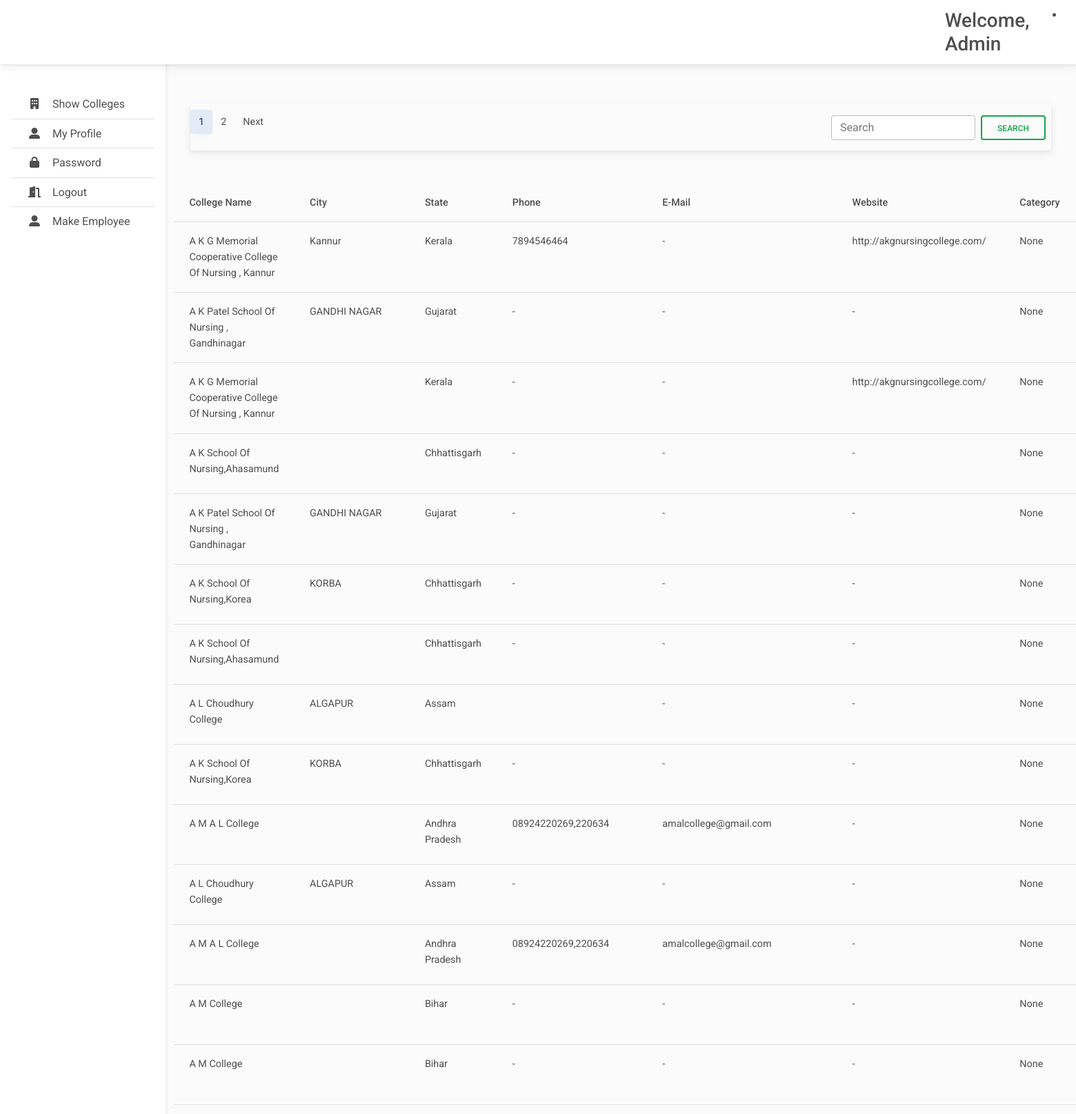
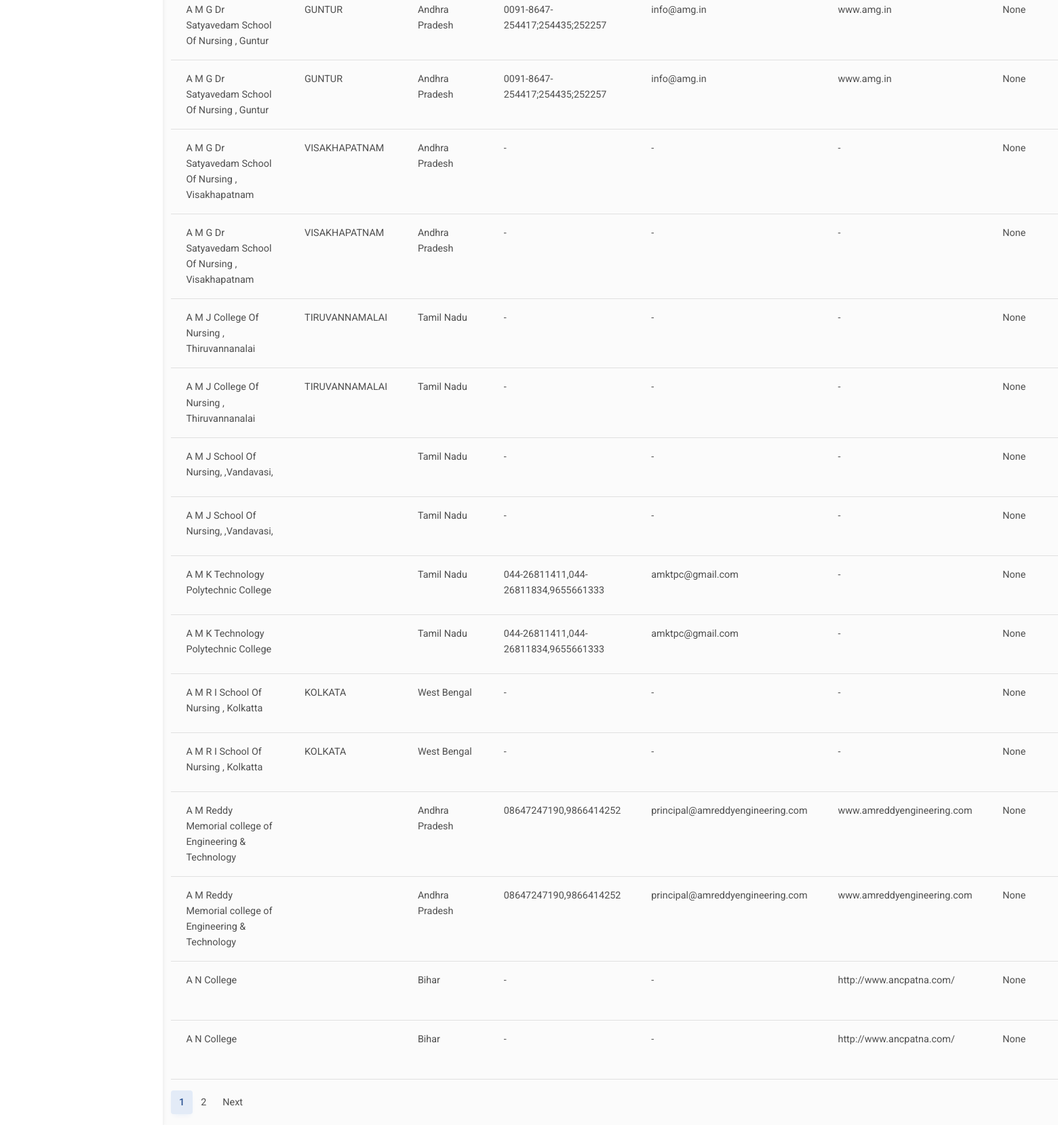
Screenshot of /showcolleges (signed in) with the database file from the repository (2 pictures, top to bottom).
### user/models.py (models this page shows, shortened)
class Employee(AbstractUser) :
    name = models.CharField(max_length=32 ,null = True)
    state = models.CharField(max_length=1000,null=True)
    mobile = models.CharField(max_length=32 ,null = True)
    fathername = models.CharField(max_length=32 ,null = True)
    gender = models.CharField(max_length=32 ,null = True)
    aadhar = models.CharField(max_length=32 ,null = True)
    imageurl = models.CharField(max_length=100,null = True)

class College(models.Model):
    CATEGORY_CHOICES = (
        ('IIT', 'IIT'),
        ('NIT', 'NIT'),
        ('Other', 'Other')
    )
    COURSE_CHOICES = (
        ('BTech', 'BTech'),
        ('MTech', 'MTech'),
        ('MS', 'MS'),
        ('MBA', 'MBA')
    )
    name = models.CharField(max_length=100,null=True)
    city = models.CharField(max_length=100,null=True)
    state = models.CharField(max_length=100,null=True)
    phone = models.CharField(max_length=100,null=True)
    email = models.CharField(max_length=100,null=True)
    website = models.URLField(max_length=100,null=True)
    category = models.CharField(max_length=10, choices=CATEGORY_CHOICES, null=True)
    courses = models.CharField(max_length=10, choices=COURSE_CHOICES,null=True)

### user/views.py (the view, shortened to what this page needs)
# urls.py: path('showcolleges', views.showcolleges, name = 'showcolleges'),
def showcolleges(request):
    if request.user.is_authenticated :
        u = Employee.objects.get(username=request.user.username)
        query = request.GET.get('p')
        states = u.state
        states = states.split(',')
        colleges = College.objects.none()
        for state in states :
          try:
            temp = College.objects.all().filter(state=state)
            colleges = chain(colleges, temp)
          except:
             pass
        colleges = list(colleges)
        colleges = College.objects.filter(id__in=[obj.id for obj in colleges])
        object_list = []
        if (query == None):
          object_list = list(colleges)
        object_list = list(object_list)
        college_paginator = Paginator(object_list, 30)
        page_num = request.GET.get('page')
        print(page_num)
        page = college_paginator.get_page(page_num)
        surl = request.get_full_path()
        if query:
            surl += '&'
        else :
           surl = '/showcolleges?'
        allfollowup =  Followup.objects.all()
        context = {'u': u,'page': page,'query': query,'surl': surl,'followup': allfollowup}
        return render (request,'showcolleges.html',context)
    else :
        return redirect('/login')

### templates/showcolleges.html (shortened to what this page needs)
{% extends 'base.html' %}
{%load static %}
{% block main %}
<main style="margin-top: 110px">
  <div class='container'>
    <section class="p-4 mb-4 align-items-center flex-column">
      <nav class='navbar'>
        <ul class="pagination pr-2">
          <li class="page-item active" aria-current="page">
            <a class="page-link" href="#">{{ page.number }}<span class="visually-hidden">(current)</span></a>
          </li>
          {% if page.has_next %}
          <li class="page-item"><a class="page-link" href="{{surl}}page={{ page.next_page_number }}">
            {{ page.next_page_number }} </a></li>
          <li class="page-item">
            <a class="page-link" href="{{surl}}page={{ page.next_page_number }}">Next</a>
          </li>
          {% endif %}
        </ul>
        <form class="d-flex pe-2" role="search" action="{% url 'showcolleges' %}" method="get">
          <input class="form-control me-2" type="text" name="p" placeholder="Search" aria-label="Search">
          <button class="btn btn-outline-success" type="submit">Search</button>
        </form>
      </nav>
    </section>
    <table class="table">
      <thead>
        <tr>
          <th scope="col">College Name</th>
          <th scope="col">City</th>
          <th scope="col">State</th>
          <th scope="col">Phone</th>
          <th scope="col">E-Mail</th>
          <th scope="col">Website</th>
          <th scope="col">Category</th>
        </tr>
      </thead>
      <tbody>
        {% for c in page.object_list %}
        <tr>
          <td>{{c.name}}</td>
          <td>{{c.city}}</td>
          <td>{{c.state}}</td>
          <td>{{c.phone}}</td>
          <td>{{c.email}}</td>
          <td>{{c.website}}</td>
          <td>{{c.category}}</td>
        </tr>
        {% endfor %}
      </tbody>
    </table>
    <nav aria-label="...">
      <ul class="pagination">
        <li class="page-item active" aria-current="page">
          <a class="page-link" href="#">{{ page.number }}<span class="visually-hidden">(current)</span></a>
        </li>
        {% if page.has_next %}
        <li class="page-item"><a class="page-link" href="{{surl}}page={{ page.next_page_number }}">
          {{ page.next_page_number }}</a></li>
        <li class="page-item">
          <a class="page-link" href="{{surl}}page={{ page.next_page_number }}">Next</a>
        </li>
        {% endif %}
      </ul>
    </nav>
  </div>
</main>
{%endblock main%}

### templates/base.html (shortened to what this page needs)
{% load static %}
<!DOCTYPE html>
<html lang="en">
<head>
  <link rel="stylesheet" href="https://cdnjs.cloudflare.com/ajax/libs/font-awesome/6.0.0/css/all.min.css" />
  <link rel="stylesheet" href="{% static 'css/mdb.min.css' %}" />
  <link rel="stylesheet" href="{% static 'css/main.css' %}" />
  <link rel="stylesheet" href="{% static 'css/chat.css' %}" />
</head>
<body>
  <header>
    <nav id="sidebarMenu" class="collapse d-lg-block bg-white sidebar collapse">
      <div class="pt-5 position-sticky">
        <div class="list-group list-group-flush mx-3 mt-4 ">
          {% if u.is_authenticated %}
          <a href="/showcolleges" class="bg-transparent list-group-item list-group-item-action py-2 ripple"
            aria-current="true">
            <i class="fas fa-building fa-fw me-3"></i><span>Show Colleges</span>
          </a>
          <a href="/editprofile" class="bg-transparent list-group-item list-group-item-action py-2 ripple ">
            <i class="fas fa-user-alt fa-fw me-3"></i><span>My Profile</span>
          </a>
          <a href="/changepassword" class="bg-transparent list-group-item list-group-item-action py-2 ripple"><i
              class="fas fa-lock fa-fw me-3"></i><span>Password</span></a>
          <a href="/logout" class="bg-transparent list-group-item list-group-item-action py-2 ripple"><i
              class="fas fa-door-open fa-fw me-3"></i><span>Logout</span></a>
          {% if u.is_staff %}
          <a href="/register" class="bg-transparent list-group-item list-group-item-action py-2 ripple ">
            <i class="fas fa-user-alt fa-fw me-3"></i><span>Make Employee</span>
            {% endif %}
          {% else %}
          <a href="#" class="bg-transparent list-group-item list-group-item-action py-2 ripple"><i
            class="fas fa-lock fa-fw me-3"></i><span>Reset Password</span></a>
          {% endif %}
        </div>
      </div>
    </nav>
    <nav id="main-navbar" class="navbar navbar-expand-lg bg-white fixed-top">
      <div class="container-fluid">
        <a class="navbar-brand" href="#">
        </a>
        <h3 class="d-none d-md-flex w-auto my-auto">Welcome, {{u.name}} </h3>
          <li class="nav-item dropdown">
            <a class="nav-link hidden-arrow d-flex align-items-center" href="#" id="navbarDropdownMenuLink"
              role="button" data-mdb-toggle="dropdown" aria-expanded="false">
            </a>
          </li>
      </div>
    </nav>
  </header>
  {% block main %}
  {% endblock main %}
</body>
</html>

### static/css/main.css (style rules this page uses)
body { background-color: #fbfbfb; }
@media (min-width: 991.98px) { main { padding-left: 240px; } }
.sidebar { position: fixed; top: 0; bottom: 0; left: 0; padding: 58px 0 0; box-shadow: 0 2px 5px 0 rgb(0 0 0 / 5%), 0 2px 10px 0 rgb(0 0 0 / 5%); width: 240px; z-index: 600; }

### rows the page displays
Employee: name "Admin"
College: name "A K G Memorial Cooperative College Of Nursing , Kannur", city "Kannur", state "Kerala", phone "7894546464", email "-", website "http://akgnursingcollege.com/", category "None"
College: name "A K Patel School Of Nursing , Gandhinagar", city "GANDHI NAGAR", state "Gujarat", phone "-", email "-", website "-", category "None"
College: name "A K G Memorial Cooperative College Of Nursing , Kannur", state "Kerala", phone "-", email "-", website "http://akgnursingcollege.com/", category "None"
College: name "A K School Of Nursing,Ahasamund", state "Chhattisgarh", phone "-", email "-", website "-", category "None"
College: name "A K Patel School Of Nursing , Gandhinagar", city "GANDHI NAGAR", state "Gujarat", phone "-", email "-", website "-", category "None"
College: name "A K School Of Nursing,Korea", city "KORBA", state "Chhattisgarh", phone "-", email "-", website "-", category "None"
College: name "A K School Of Nursing,Ahasamund", state "Chhattisgarh", phone "-", email "-", website "-", category "None"
College: name "A L Choudhury College", city "ALGAPUR", state "Assam", email "-", website "-", category "None"
College: name "A K School Of Nursing,Korea", city "KORBA", state "Chhattisgarh", phone "-", email "-", website "-", category "None"
College: name "A M A L College", state "Andhra Pradesh", phone "08924220269,220634", email "amalcollege@gmail.com", website "-", category "None"
College: name "A L Choudhury College", city "ALGAPUR", state "Assam", phone "-", email "-", website "-", category "None"
College: name "A M A L College", state "Andhra Pradesh", phone "08924220269,220634", email "amalcollege@gmail.com", website "-", category "None"
College: name "A M College", state "Bihar", phone "-", email "-", website "-", category "None"
College: name "A M College", state "Bihar", phone "-", email "-", website "-", category "None"
College: name "A M G Dr Satyavedam School Of Nursing , Guntur", city "GUNTUR", state "Andhra Pradesh", phone "0091-8647-254417;254435;252257", email "info@amg.in", website "www.amg.in", category "None"
College: name "A M G Dr Satyavedam School Of Nursing , Guntur", city "GUNTUR", state "Andhra Pradesh", phone "0091-8647-254417;254435;252257", email "info@amg.in", website "www.amg.in", category "None"
College: name "A M G Dr Satyavedam School Of Nursing , Visakhapatnam", city "VISAKHAPATNAM", state "Andhra Pradesh", phone "-", email "-", website "-", category "None"
College: name "A M G Dr Satyavedam School Of Nursing , Visakhapatnam", city "VISAKHAPATNAM", state "Andhra Pradesh", phone "-", email "-", website "-", category "None"
College: name "A M J College Of Nursing , Thiruvannanalai", city "TIRUVANNAMALAI", state "Tamil Nadu", phone "-", email "-", website "-", category "None"
College: name "A M J College Of Nursing , Thiruvannanalai", city "TIRUVANNAMALAI", state "Tamil Nadu", phone "-", email "-", website "-", category "None"
College: name "A M J School Of Nursing, ,Vandavasi,", state "Tamil Nadu", phone "-", email "-", website "-", category "None"
College: name "A M J School Of Nursing, ,Vandavasi,", state "Tamil Nadu", phone "-", email "-", website "-", category "None"
College: name "A M K Technology Polytechnic College", state "Tamil Nadu", phone "044-26811411,044-26811834,9655661333", email "amktpc@gmail.com", website "-", category "None"
College: name "A M K Technology Polytechnic College", state "Tamil Nadu", phone "044-26811411,044-26811834,9655661333", email "amktpc@gmail.com", website "-", category "None"
College: name "A M R I School Of Nursing , Kolkatta", city "KOLKATA", state "West Bengal", phone "-", email "-", website "-", category "None"
College: name "A M R I School Of Nursing , Kolkatta", city "KOLKATA", state "West Bengal", phone "-", email "-", website "-", category "None"
College: name "A M Reddy Memorial college of Engineering & Technology", state "Andhra Pradesh", phone "08647247190,9866414252", email "principal@amreddyengineering.com", website "www.amreddyengineering.com", category "None"
College: name "A M Reddy Memorial college of Engineering & Technology", state "Andhra Pradesh", phone "08647247190,9866414252", email "principal@amreddyengineering.com", website "www.amreddyengineering.com", category "None"

### other values shown
{{ page.number }} "1"
{{ page.next_page_number }} "2"
